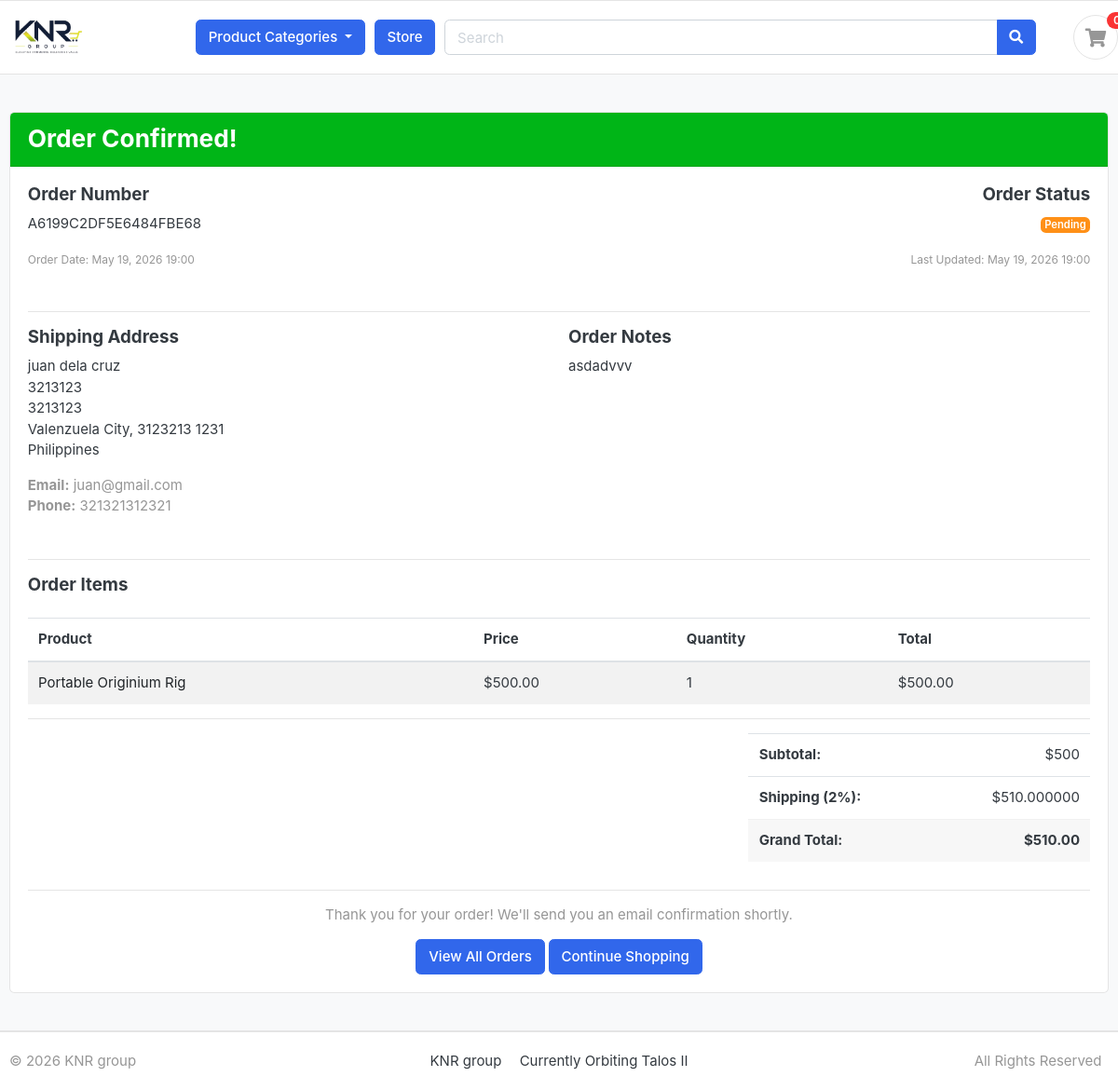
The page /orders/order-placed/A6199C2DF5E6484FBE68/ on the database its author committed.
### orders/models.py (models this page shows, shortened)
class Order(models.Model):
    STATUS_CHOICES = [
        ('PENDING', 'Pending'),
        ('PROCESSING', 'Processing'),
        ('DELIVERED', 'Delivered'),
        ('CANCELLED', 'Cancelled'),
    ]
    user = models.ForeignKey(Account, on_delete=models.SET_NULL, null=True, blank=True)
    order_number = models.CharField(max_length=20, unique=True)
    first_name = models.CharField(max_length=50)
    last_name = models.CharField(max_length=50)
    email = models.EmailField(max_length=254)
    phone_number = models.CharField(max_length=20)
    address_line_1 = models.CharField(max_length=255)
    address_line_2 = models.CharField(max_length=255, blank=True)
    city = models.CharField(max_length=100)
    state = models.CharField(max_length=100)
    postal_code = models.CharField(max_length=20)
    country = models.CharField(max_length=100)
    order_total = models.DecimalField(max_digits=10, decimal_places=2)
    order_note = models.TextField(blank=True)
    status = models.CharField(max_length=20, choices=STATUS_CHOICES, default='PENDING')
    is_ordered = models.BooleanField(default=False)
    created_at = models.DateTimeField(auto_now_add=True)
    updated_at = models.DateTimeField(auto_now=True)
    class Meta:
        ordering = ['-created_at']

class OrderItem(models.Model):
    product = models.ForeignKey(Product, on_delete=models.CASCADE)
    order = models.ForeignKey(Order, on_delete=models.CASCADE)
    quantity = models.IntegerField()
    product_price = models.DecimalField(max_digits=10, decimal_places=2)
    def get_row_total(self):
        if self.product_price is None or self.quantity is None:
            return 0
        return self.product_price * self.quantity

### store/models.py (models this page shows, shortened)
class Product(models.Model):
    product_name = models.CharField(max_length=255, unique=True)
    slug = models.SlugField(max_length=255, unique=True)
    product_description = models.TextField(blank=True, null=True)
    product_price = models.DecimalField(max_digits=10, decimal_places=2)
    product_stock = models.IntegerField()
    images = models.ImageField(upload_to='product_images/',)
    image_url = models.URLField(max_length=200, blank=True, null=True)
    is_available = models.BooleanField(default=True)
    category = models.ForeignKey('category.Category', on_delete=models.CASCADE)
    created_date = models.DateTimeField(auto_now_add=True)
    modified_date = models.DateTimeField(auto_now=True)
    def get_url(self):
        return reverse('product_detail', args=[self.category.slug, self.slug])

### orders/views.py (the view)
# urls.py: path('order-placed/<str:order_number>/', views.order_placed, name='order_placed'),
def order_placed(request, order_number):
    try:
        order = Order.objects.get(order_number=order_number)
        order_items = OrderItem.objects.filter(order=order)
        context = {
            'order': order,
            'order_items': order_items,
        }
        return render(request, 'orders/order_placed.html', context)
    except Order.DoesNotExist:
        return redirect('cart')

### cart/context_processors.py (called while the page is built)
def counter(request):
    cart_count = 0
    if 'admin' in request.path:
        return {}
    else:
        try:
            cart = Cart.objects.filter(cart_id=_cart_id(request))
            cart_items = CartItem.objects.all().filter(cart=cart[:1])
            for cart_item in cart_items:
                cart_count += cart_item.quantity
        except Cart.DoesNotExist:
            cart_count = 0
    return dict(cart_count=cart_count)

### cart/views.py (called while the page is built)
def _cart_id(request):
    cart = request.session.session_key
    if not cart:
        cart = request.session.create()
    return cart

### category/content_processors.py (called while the page is built)
def menu_links(request):
    links = Category.objects.all()
    return dict(links=links)

### category/models.py (called while the page is built)
    def get_url(self):
        from django.urls import reverse
        return reverse('products_by_category', args=[self.slug])

### store/context_processors.py (called while the page is built)
def customization_settings(request):
    customization = WebsiteCustomization.get_settings()
    return {'customization': customization}

### store/models.py (called while the page is built)
    @classmethod
    def get_settings(cls):
        obj, created = cls.objects.get_or_create(pk=1)
        return obj

### templates/orders/order_placed.html
{% extends 'base.html' %}
{% load static %}
{% block content %}
<section class="section-content padding-y bg">
<div class="container">
<div class="card">
	<div class="card-header bg-success text-white">
		<h3 class="mb-0">Order Confirmed!</h3>
	</div>
	<div class="card-body">
		<div class="row mb-5">
			<div class="col-md-6">
				<h5>Order Number</h5>
				<p class="display-6">{{ order.order_number }}</p>
				<small class="text-muted">Order Date: {{ order.created_at|date:"M d, Y H:i" }}</small>
			</div>
			<div class="col-md-6 text-md-right">
				<h5>Order Status</h5>
				<p>
					{% if order.status == 'PENDING' %}
						<span class="badge badge-warning">{{ order.get_status_display }}</span>
					{% elif order.status == 'PROCESSING' %}
						<span class="badge badge-info">{{ order.get_status_display }}</span>
					{% elif order.status == 'DELIVERED' %}
						<span class="badge badge-success">{{ order.get_status_display }}</span>
					{% else %}
						<span class="badge badge-danger">{{ order.get_status_display }}</span>
					{% endif %}
				</p>
				<small class="text-muted">Last Updated: {{ order.updated_at|date:"M d, Y H:i" }}</small>
			</div>
		</div>
		<hr>
		<div class="row mb-5">
			<div class="col-md-6">
				<h5>Shipping Address</h5>
				<p>
					{{ order.first_name }} {{ order.last_name }}<br>
					{{ order.address_line_1 }}{% if order.address_line_2 %}<br>{{ order.address_line_2 }}{% endif %}<br>
					{{ order.city }}, {{ order.state }} {{ order.postal_code }}<br>
					{{ order.country }}
				</p>
				<p class="text-muted">
					<strong>Email:</strong> {{ order.email }}<br>
					<strong>Phone:</strong> {{ order.phone_number }}
				</p>
			</div>
			<div class="col-md-6">
				<h5>Order Notes</h5>
				<p>{{ order.order_note|default:"No additional notes" }}</p>
			</div>
		</div>
		<hr>
		<h5 class="mb-4">Order Items</h5>
		<table class="table table-striped">
			<thead>
				<tr>
					<th>Product</th>
					<th>Price</th>
					<th>Quantity</th>
					<th>Total</th>
				</tr>
			</thead>
			<tbody>
				{% for item in order_items %}
				<tr>
					<td>
						<a href="{{ item.product.get_url }}" class="text-dark">
							{{ item.product.product_name }}
						</a>
					</td>
					<td>${{ item.product_price }}</td>
					<td>{{ item.quantity }}</td>
					<td>${{ item.get_row_total }}</td>
				</tr>
				{% endfor %}
			</tbody>
		</table>
		<hr>
		<div class="row justify-content-end">
			<div class="col-md-4">
				<table class="table">
					<tr>
						<td><strong>Subtotal:</strong></td>
						<td class="text-right">
							${%  widthratio order.order_total 1.02 1 %}
						</td>
					</tr>
					<tr>
						<td><strong>Shipping (2%):</strong></td>
						<td class="text-right">
							${{ order.order_total|add:0|add:0|stringformat:"f" }}
						</td>
					</tr>
					<tr class="table-light">
						<td><strong>Grand Total:</strong></td>
						<td class="text-right"><strong>${{ order.order_total }}</strong></td>
					</tr>
				</table>
			</div>
		</div>
		<hr>
		<div class="row">
			<div class="col-md-12 text-center">
				<p class="text-muted">Thank you for your order! We'll send you an email confirmation shortly.</p>
				<a href="{% url 'order_list' %}" class="btn btn-primary">View All Orders</a>
				<a href="{% url 'store' %}" class="btn btn-primary">Continue Shopping</a>
			</div>
		</div>
	</div>
</div>
</div>
</section>
{% endblock %}

### templates/base.html (shortened to what this page needs)
{% load static %}
<!DOCTYPE HTML>
<html lang="en">
<head>
<link href="{% static 'css/bootstrap.css' %}" rel="stylesheet" type="text/css"/>
<link href="{% static 'fonts/fontawesome/css/all.min.css' %}" type="text/css" rel="stylesheet">
<link href="{% static 'css/ui.css' %}" rel="stylesheet" type="text/css"/>
<link href="{% static 'css/responsive.css' %}" rel="stylesheet" media="only screen and (max-width: 1200px)" />
<link href="{% url 'custom_css' %}" rel="stylesheet" type="text/css"/>
</head>
<body>
    {% include 'includes/navbar.html' %}
    {% block content %}{% endblock %}
    {% include 'includes/footer.html' %}

### templates/includes/navbar.html (shortened to what this page needs)
{% load static %}
<header class="section-header">
<section class="header-main border-bottom">
	<div class="container">
<div class="row align-items-center">
	<div class="col-lg-2 col-md-3 col-6">
		<a href="{% url 'home' %}" class="brand-wrap">
			<img class="logo" src="{% static 'images/rnrlogotransparent.png' %}">
		</a>
	</div>
	<div class="col-lg col-sm col-md col-6 flex-grow-0">
		<div class="category-wrap dropdown d-inline-block float-right">
			<button type="button" class="btn btn-primary dropdown-toggle" data-toggle="dropdown">
				Product Categories
			</button>
		</div>
	</div>
	<a href="{% url 'store' %}" class="btn btn-primary">Store</a>
	<div class="col-lg  col-md-6 col-sm-12 col">
		<form action="{% url 'search' %}" class="search" method='GET'>
			<div class="input-group w-100">
			    <input type="text" class="form-control" style="width:60%;" placeholder="Search" name="keyword">
			    <div class="input-group-append">
			      <button class="btn btn-primary" type="submit">
			        <i class="fa fa-search"></i>
			      </button>
			    </div>
		    </div>
		</form>
	</div>
		<a href="{% url 'cart' %}" class="widget-header pl-3 ml-3">
			<div class="icon icon-sm rounded-circle border"><i class="fa fa-shopping-cart"></i></div>
			<span class="badge badge-pill badge-danger notify">{{ cart_count }}</span>
		</a>
</div>
	</div>
</section>
</header>

### templates/includes/footer.html
{% load static %}
<footer class="section-footer border-top">
	<div class="container">
		<section class="footer-bottom border-top row">
			<div class="col-md-2">
				<p class="text-muted"> &copy 2026 KNR group </p>
			</div>
			<div class="col-md-8 text-md-center">
				<span  class="px-2">KNR group</span>
				<span  class="px-2">Currently Orbiting Talos II</span>
			</div>
			<div class="col-md-2 text-md-right text-muted">
				<span  class="px-2">All Rights Reserved</span>
			</div>
		</section>
	</div>
</footer>

### myShop/static/css/ui.css (style rules this page uses)
html { font-family: "Inter", sans-serif; font-size: 15px; }
.icon-xs, .icon-sm, .icon-md, .icon-lg { display: inline-block; text-align: center; flex-shrink: 0; flex-grow: 0; }
.icon-sm { width: 48px; height: 48px; line-height: 48px !important; font-size: 20px; }
.padding-y { padding-top: 40px; padding-bottom: 40px; }
.bg { background-color: #f8f9fa; }
p:last-child { margin-bottom: 0; }
.header-main { position: relative; padding-top: 1rem; padding-bottom: 1rem; }
.brand-wrap .logo, .navbar-brand .logo { margin-right: 7px; max-height: 42px; display: inline-block; }
.widget-header { display: inline-block; vertical-align: middle; position: relative; }
.widget-header i { color: #969696; }
.widget-header .notify { position: absolute; top: -3px; right: -10px; }
.footer-bottom { padding-top: 20px; padding-bottom: 20px; }
.notify { position: absolute; top: -4px; right: -10px; display: inline-block; padding: 0.25em 0.6em; font-size: 12px; line-height: 1; text-align: center; border-radius: 3rem; color: #fff; background-color: #fa3434; }

### rows shown on the page
Order: order_number "A6199C2DF5E6484FBE68", created_at "May 19, 2026 19:00", status "Pending", updated_at "May 19, 2026 19:00", first_name "juan", last_name "dela cruz", address_line_1 "3213123", address_line_2 "3213123", city "Valenzuela City", state "3123213", postal_code "1231", country "Philippines", email "juan@gmail.com", phone_number "321321312321", order_note "asdadvvv", order_total "500", order_total|add "510.000000", order_total "510.00"
OrderItem: product.product_name "Portable Originium Rig", product_price "500.00", quantity "1", get_row_total "500.00"
